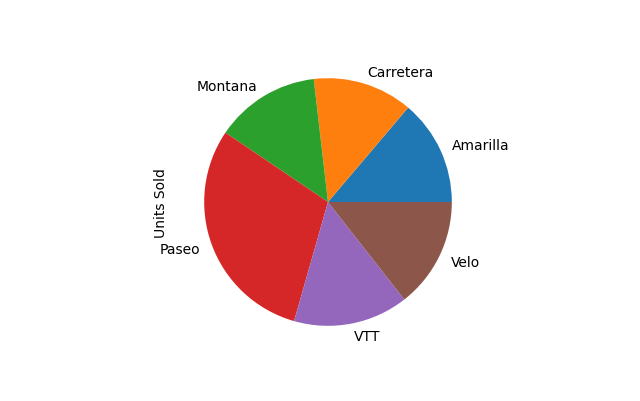

The script that drew this image:
import pandas as pd
import matplotlib.pyplot as plt

excel_file_path = "Financial Sample.xlsx"
df = pd.read_excel(excel_file_path)
#print(df)

#Time series
df_vtt_canada = df.loc[(df['Country'] == 'Canada') & (df['Product'] == 'VTT') & (df['Segment'] == 'Government')]
df_vtt_canada = df_vtt_canada.sort_values(by=['Date'])
#df_vtt_canada.plot(x='Date', y='Profit')
#plt.show()
df_products = df.groupby(['Product']).sum()
df_products['Units Sold'].plot.pie()
plt.show()
